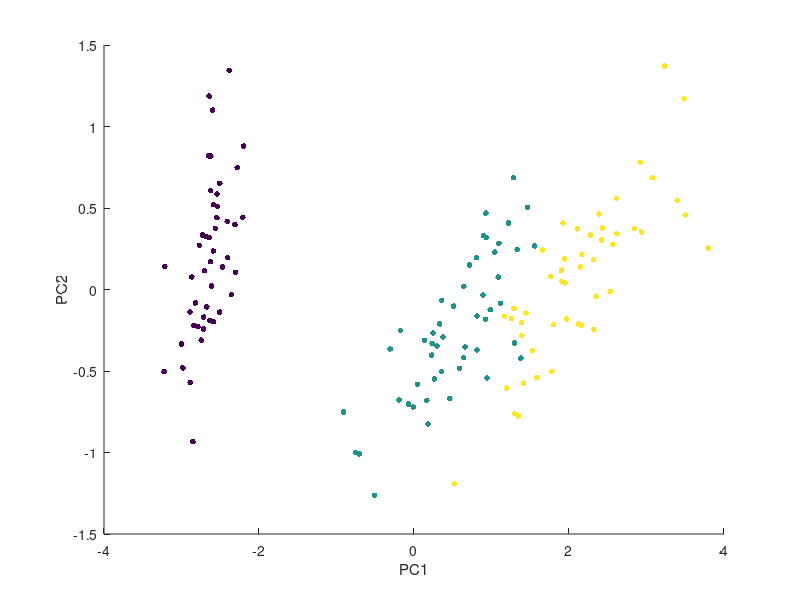

This chart was generated by the following MATLAB code:
% load dataset

load iris.txt

X = iris(:,1:4)';

y = iris(:,5)';

[ M, N ] = size( X );


%  -------------- pca tranformation -----------------


% centralize

m = mean( X, 2 );

X = X - repmat( m, 1, N );

% calculate co-variance matrix

covariance =  ( X * transpose( X ) ) / ( N -  1 );

% find the eigenvalues and eigenvectors

[ PC, E ] = eig( covariance );

V = diag( E );

% select the principal components

[ junk, rindices ] = sort( -1 * V );

V = V( rindices );

PC = PC( : , rindices );

% project the original dataset

signals = PC' * X;

% display( signals );

figure(2);

scatter( signals( 1,: ), signals( 2,: ), 17, y,'filled' );

xlabel('PC1'); ylabel('PC2')


